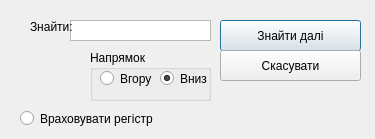
<?xml version="1.0" encoding="UTF-8"?>
<ui version="4.0">
 <class>FindMatchesWindow</class>
 <widget class="QDialog" name="FindMatchesWindow">
  <property name="windowModality">
   <enum>Qt::WindowModal</enum>
  </property>
  <property name="geometry">
   <rect>
    <x>0</x>
    <y>0</y>
    <width>375</width>
    <height>139</height>
   </rect>
  </property>
  <property name="windowTitle">
   <string>Знайти</string>
  </property>
  <property name="windowIcon">
   <iconset resource="icons.qrc">
    <normaloff>:/icons/icons/edit-find.png</normaloff>:/icons/icons/edit-find.png</iconset>
  </property>
  <widget class="QPushButton" name="pushButton">
   <property name="geometry">
    <rect>
     <x>220</x>
     <y>20</y>
     <width>141</width>
     <height>31</height>
    </rect>
   </property>
   <property name="text">
    <string>Знайти далі</string>
   </property>
  </widget>
  <widget class="QRadioButton" name="registerFlag">
   <property name="geometry">
    <rect>
     <x>20</x>
     <y>110</y>
     <width>161</width>
     <height>17</height>
    </rect>
   </property>
   <property name="text">
    <string>Враховувати регістр</string>
   </property>
   <property name="checked">
    <bool>false</bool>
   </property>
   <property name="autoExclusive">
    <bool>false</bool>
   </property>
  </widget>
  <widget class="QTextEdit" name="textEdit">
   <property name="geometry">
    <rect>
     <x>70</x>
     <y>20</y>
     <width>141</width>
     <height>21</height>
    </rect>
   </property>
   <property name="verticalScrollBarPolicy">
    <enum>Qt::ScrollBarAlwaysOff</enum>
   </property>
   <property name="horizontalScrollBarPolicy">
    <enum>Qt::ScrollBarAlwaysOff</enum>
   </property>
  </widget>
  <widget class="QGroupBox" name="groupBox">
   <property name="geometry">
    <rect>
     <x>90</x>
     <y>50</y>
     <width>121</width>
     <height>51</height>
    </rect>
   </property>
   <property name="title">
    <string>Напрямок</string>
   </property>
   <widget class="QRadioButton" name="searchBackward">
    <property name="geometry">
     <rect>
      <x>10</x>
      <y>20</y>
      <width>82</width>
      <height>17</height>
     </rect>
    </property>
    <property name="text">
     <string>Вгору</string>
    </property>
    <property name="checked">
     <bool>false</bool>
    </property>
    <property name="autoExclusive">
     <bool>true</bool>
    </property>
   </widget>
   <widget class="QRadioButton" name="radioButton">
    <property name="geometry">
     <rect>
      <x>70</x>
      <y>20</y>
      <width>82</width>
      <height>17</height>
     </rect>
    </property>
    <property name="text">
     <string>Вниз</string>
    </property>
    <property name="checked">
     <bool>true</bool>
    </property>
   </widget>
  </widget>
  <widget class="QLabel" name="label">
   <property name="geometry">
    <rect>
     <x>30</x>
     <y>20</y>
     <width>47</width>
     <height>13</height>
    </rect>
   </property>
   <property name="text">
    <string>Знайти:</string>
   </property>
  </widget>
  <widget class="QPushButton" name="cancelButton">
   <property name="geometry">
    <rect>
     <x>220</x>
     <y>50</y>
     <width>141</width>
     <height>31</height>
    </rect>
   </property>
   <property name="text">
    <string>Скасувати</string>
   </property>
  </widget>
 </widget>
 <tabstops>
  <tabstop>pushButton</tabstop>
 </tabstops>
 <resources>
  <include location="icons.qrc"/>
 </resources>
 <connections/>
</ui>
